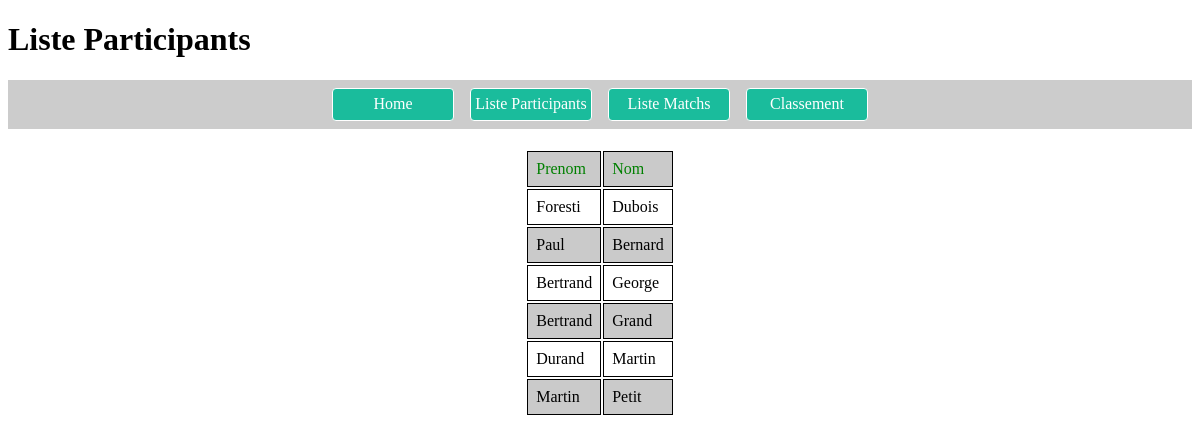
The app's page /mesligues/liste_participants/ with its own data.
### mesligues/models.py (models this page shows, shortened)
class Participant(models.Model):
    nom_participant = models.CharField(max_length = 50)
    prenom_participant = models.CharField(max_length = 50)

### mesligues/views.py (the view)
# urls.py: path('liste_participants/', views.liste_participants, name='liste_participants'),
def liste_participants(request):
    list_parti = Participant.objects.all()
    template = loader.get_template('mesligues/liste_participants.html')
    context = {
        'liste_participants':list_parti,
    }
    return HttpResponse(template.render(context, request))

### mesligues/templates/mesligues/liste_participants.html (shortened to what this page needs)
<!DOCTYPE html>
<html>
<head>
</head>
<body>
    <header>
        <h1>Liste Participants</h1>
    </header>
    <nav>
        <ul class="menu a">
          <li><a href="http://127.0.0.1:8000/mesligues/">Home</a></li>
          <li><a href="http://127.0.0.1:8000/mesligues/liste_participants/">Liste Participants</a></li>
          <li><a href="http://127.0.0.1:8000/mesligues/liste_matchs/">Liste Matchs</a></li>
          <li><a href="http://127.0.0.1:8000/mesligues/classement/">Classement</a></li>
        </ul>
    </nav>
<table align="center">
    <th>
        <tr style="color: green; ">
        <td>Prenom</td>
        <td>Nom</td>
        </tr>
    </th>
{% for participant in liste_participants %}
<tr>
    <td>{{participant.prenom_participant}}</td>
    <td>{{participant.nom_participant}}</td>
{%endfor%}
</tr>
</table>
</body>
</html>

### mesligues/templates/mesligues/liste_participants.html (style rules this page uses)
tr:nth-of-type(2n) { border: 1px solid black; background-color: rgba(150, 150, 150, 0.5); }
td { padding: 8px 8px; border: 1px solid black; }
.menu { display: flex; padding:0; background-color: #ccc; justify-content: center }
.menu li { list-style-type: none ; }
.menu a { display:block; min-width: 120px; margin: 0.5rem; padding: 0.4rem 0; text-align: center; background-color: #1ABC9C; color: #fff; text-decoration: none; border: 1px solid #fff; border-radius: 4px; }

### records on screen
Participant: prenom_participant "Foresti", nom_participant "Dubois"
Participant: prenom_participant "Paul", nom_participant "Bernard"
Participant: prenom_participant "Bertrand", nom_participant "George"
Participant: prenom_participant "Bertrand", nom_participant "Grand"
Participant: prenom_participant "Durand", nom_participant "Martin"
Participant: prenom_participant "Martin", nom_participant "Petit"
